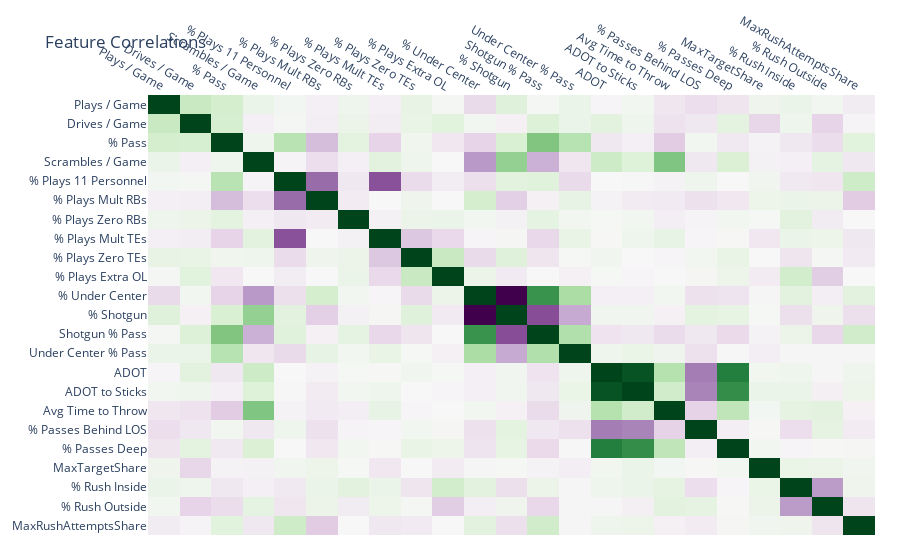

The code cell stored with this chart in its notebook:
### Markdown cell above
# Visualize

### Code cell
''' Correlation Matrix '''

corr_matrix = offense_tendencies[OFFENSE_FEATURES].corr()

fig = px.imshow(
    corr_matrix,
    color_continuous_scale=px.colors.diverging.PRGn,
    aspect="auto"
)
fig.update_xaxes(side="top")
fig.update_coloraxes(
    cmid=0,
    showscale=False,
)
fig.update_layout(
    title='Feature Correlations',
    margin=dict(r=25, b=25)
)
fig.show()

### Figure 1 — Plotly figure (JSON) as saved in the notebook; plotly's stock layout.template omitted (floating-point values rounded to 4 significant figures; data arrays with more than 128 entries replaced by an {"elided": "..."} marker saying what was removed)
{"data": [{"coloraxis": "coloraxis", "hovertemplate": "x: %{x}<br>y: %{y}<br>color: %{z}<extra></extra>", "name": "0", "type": "heatmap", "x": ["Plays / Game", "Drives / Game", "% Pass", "Scrambles / Game", "% Plays 11 Personnel", "% Plays Mult RBs", "% Plays Zero RBs", "% Plays Mult TEs", "% Plays Zero TEs", "% Plays Extra OL", "% Under Center", "% Shotgun", "Shotgun % Pass", "Under Center % Pass", "ADOT", "ADOT to Sticks", "Avg Time to Throw", "% Passes Behind LOS", "% Passes Deep", "MaxTargetShare", "% Rush Inside", "% Rush Outside", "MaxRushAttemptsShare"], "xaxis": "x", "y": ["Plays / Game", "Drives / Game", "% Pass", "Scrambles / Game", "% Plays 11 Personnel", "% Plays Mult RBs", "% Plays Zero RBs", "% Plays Mult TEs", "% Plays Zero TEs", "% Plays Extra OL", "% Under Center", "% Shotgun", "Shotgun % Pass", "Under Center % Pass", "ADOT", "ADOT to Sticks", "Avg Time to Throw", "% Passes Behind LOS", "% Passes Deep", "MaxTargetShare", "% Rush Inside", "% Rush Outside", "MaxRushAttemptsShare"], "yaxis": "y", "z": {"elided": "23x23 float values"}}], "layout": {"coloraxis": {"cmid": 0, "colorscale": [[0, "rgb(64,0,75)"], [0.1, "rgb(118,42,131)"], [0.2, "rgb(153,112,171)"], [0.3, "rgb(194,165,207)"], [0.4, "rgb(231,212,232)"], [0.5, "rgb(247,247,247)"], [0.6, "rgb(217,240,211)"], [0.7, "rgb(166,219,160)"], [0.8, "rgb(90,174,97)"], [0.9, "rgb(27,120,55)"], [1, "rgb(0,68,27)"]], "showscale": false}, "margin": {"b": 25, "r": 25, "t": 60}, "title": {"text": "Feature Correlations"}, "xaxis": {"anchor": "y", "domain": [0, 1], "side": "top"}, "yaxis": {"anchor": "x", "autorange": "reversed", "domain": [0, 1]}}}
